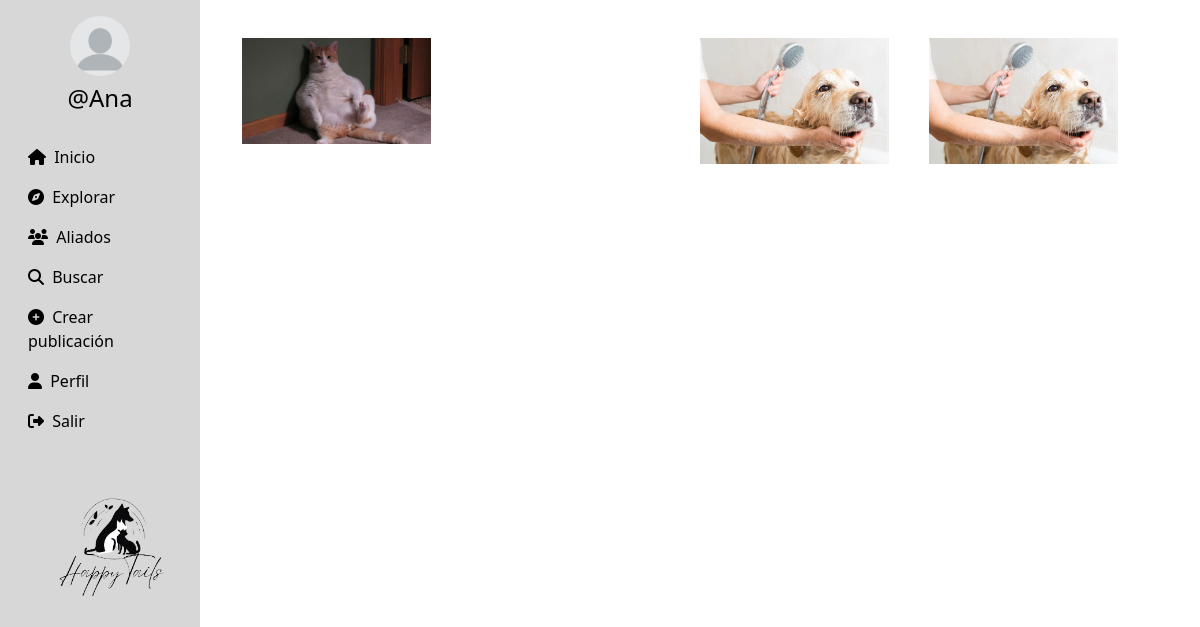
The page /explore (signed in) on the database its author committed.
### userauth/models.py (models this page shows, shortened)
class Profile(models.Model):
    user = models.ForeignKey(User, on_delete=models.CASCADE)
    id_user = models.IntegerField(primary_key=True, default=0)
    bio = models.TextField(blank=True, default='')
    profileimg = models.ImageField(upload_to='profile_images', default='blank-profile-picture.png')
    location = models.CharField(max_length=100, blank=True, default='')

class Post(models.Model):
    id = models.UUIDField(primary_key=True, default=uuid.uuid4)
    user = models.CharField(max_length=100)
    image = models.ImageField(upload_to='post_images')
    caption = models.TextField()
    created_at = models.DateTimeField(default=datetime.now)
    no_of_likes = models.IntegerField(default=0)

### userauth/views.py (the view)
# urls.py: path('explore',views.explore),
@login_required(login_url='/loginn')
def explore(request):
    post=Post.objects.all().order_by('-created_at')
    profile = Profile.objects.get(user=request.user)
    context={
        'post':post,
        'profile':profile
    }
    return render(request, 'explore.html',context)

### templates/explore.html (shortened to what this page needs)
{% load static %}
<!DOCTYPE html>
<html lang="en">
<head>
    <link rel="stylesheet" href="https://maxcdn.bootstrapcdn.com/bootstrap/4.5.2/css/bootstrap.min.css">
    <link href="https://cdn.jsdelivr.net/npm/bootstrap@5.0.2/dist/css/bootstrap.min.css" rel="stylesheet"
>
    <link rel="stylesheet" href="{% static 'css/app.css' %}">
</head>
<body>
    {% load static %}
    <div class="container-fluid">
        <div class="row">
            <nav class="col-md-2 d-none d-md-block sidebar" style="position: fixed;">
                <div class="text-center mt-3">
                    <img src="{{profile.profileimg.url}}" alt="Profile Picture" class="profile-pic">
                    <h4 class="mt-2"><a href="/profile/{{user}}" style="text-decoration:none;">@{{user}}</a></h4>
                </div>
                <ul class="nav flex-column mt-4">
                    <li class="nav-item">
                        <a class="nav-link active" href="/"; style="color: black";>
                            <i class="fa-solid fa-house mr-1"></i> Inicio
                        </a>
                    </li>
                    <li class="nav-item">
                        <a class="nav-link" href="/explore"; style="color: black";>
                            <i class="fa-solid fa-compass mr-1"></i> Explorar
                        </a>
                    </li>
                    <li class="nav-item">
                        <a class="nav-link" href="/aliados"; style="color: black";>
                            <i class="fas fa-users mr-1"></i> Aliados
                        </a>
                    </li>
                    <li class="nav-item">
                        <a class="nav-link" href="#" data-bs-toggle="modal" data-bs-target="#exampleModal3"; style="color: black";>
                            <i class="fa-solid fa-magnifying-glass mr-1"></i> Buscar
                        </a>
                    </li>
                    <li class="nav-item">
                        <a class="nav-link" href="#" data-bs-toggle="modal" data-bs-target="#exampleModal"
                            data-bs-whatever="@getbootstrap"; style="color: black";>
                            <i class="fa-solid fa-circle-plus mr-1"></i> Crear publicación
                        </a>
                    </li>
                    <li class="nav-item">
                        <a class="nav-link" href="/profile/{{user}}"; style="color: black";>
                            <i class="fa-solid fa-user mr-1"></i> Perfil
                        </a>
                    </li>
                    <li class="nav-item">
                        <a class="nav-link" href="/logoutt"; style="color: black";>
                            <i class="fa-solid fa-right-from-bracket mr-1"></i> Salir
                        </a>
                    </li>
                    <img src="{% static '/logoHT.png' %}" alt="Logo" style="width: 120px; margin-right: 5px; margin-left: 40px; margin-top: 50px;">
                </ul>
            </nav>
            <main role="main" class="col-md-9 ml-sm-auto col-lg-10 px-md-4">
                <div class="container text-center" style="padding: 10px; margin-top:20px;">
                    <div class="row row-cols-3">
                        {% for pos in post %}
                        <div class="col m-2 image_s" style="margin-bottom:10px;">
                            {% if pos.image %}
                            <img class="image__img" src="{{pos.image.url}}" alt="Post Image"
                                style="max-width: 213px; max-height:213px">
                            {% endif %}
                        </div>
                        {% endfor %}
                    </div>
                </div>
            </main>
        </div>
    </div>
</body>
</html>

### templates/explore.html (style rules this page uses)
* { box-sizing: border-box; margin: 0; padding: 0; }
.sidebar { background-color: #D7D7D7; height: 100vh; }
.profile-pic { width: 60px; height: 60px; border-radius: 50%; object-fit: cover; }
a { color: black; }
.image_s { position: relative; width: 213px; }
.image__img { display: block; width: 100%; }

### rows shown on the page
Profile: profileimg (placeholder picture)
Post: image (picture)
Post: image (picture)
Post: image (picture)

### other values the page prints
{{ user }} "Ana"
